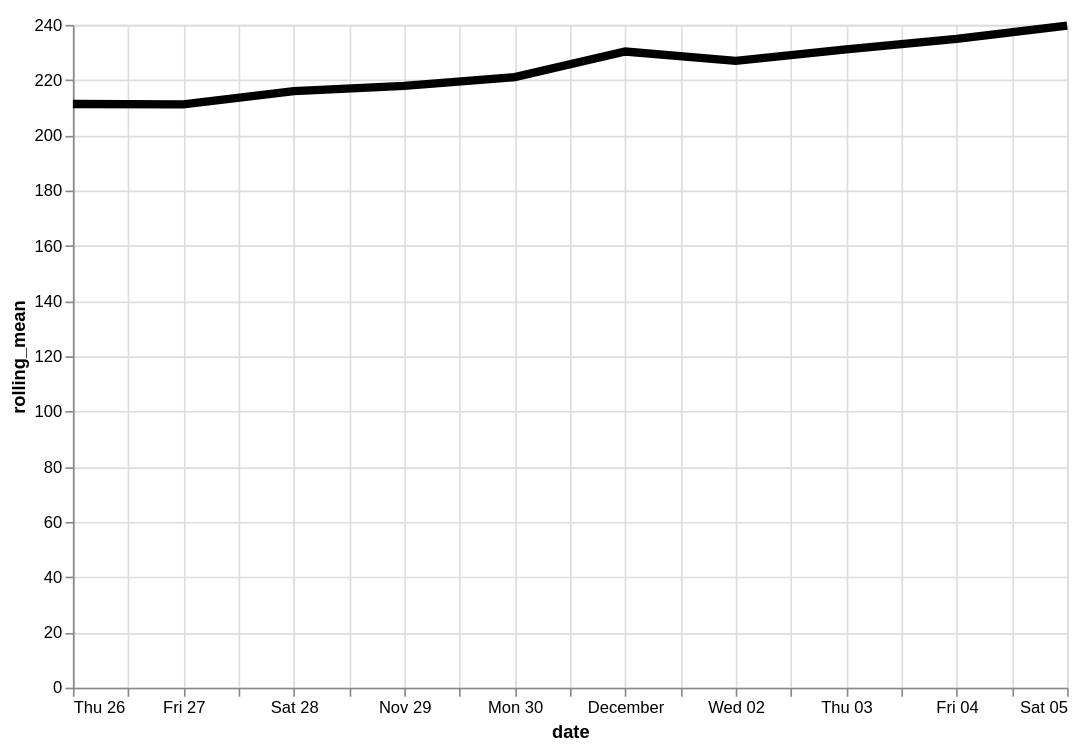

Vega-Lite specification stored for this chart:
### Vega-Lite specification from a JSON file in a GitHub repository (floating-point values rounded to 4 significant figures)
{"config": {"view": {"continuousWidth": 400, "continuousHeight": 300}}, "data": {"name": "data-474bcabfefcfba95bf2da6182aec3cbb"}, "mark": {"type": "line", "color": "black", "size": 5}, "encoding": {"x": {"type": "temporal", "field": "date"}, "y": {"type": "quantitative", "field": "rolling_mean"}}, "height": 400, "transform": [{"window": [{"op": "mean", "field": "price", "as": "rolling_mean"}], "frame": [-4, 3]}], "width": 600, "$schema": "https://vega.github.io/schema/vega-lite/v4.8.1.json", "datasets": {"data-474bcabfefcfba95bf2da6182aec3cbb": [{"item": "Men's", "date": "2020-11-26", "price": 198.3}, {"item": "Men's", "date": "2020-11-27", "price": 240.8}, {"item": "Men's", "date": "2020-11-28", "price": 197.6}, {"item": "Men's", "date": "2020-11-29", "price": 208.7}, {"item": "Men's", "date": "2020-11-30", "price": 210.8}, {"item": "Men's", "date": "2020-12-01", "price": 239.7}, {"item": "Men's", "date": "2020-12-02", "price": 229.4}, {"item": "Men's", "date": "2020-12-03", "price": 243.3}, {"item": "Men's", "date": "2020-12-04", "price": 272.5}, {"item": "Men's", "date": "2020-12-05", "price": 213.8}]}}
